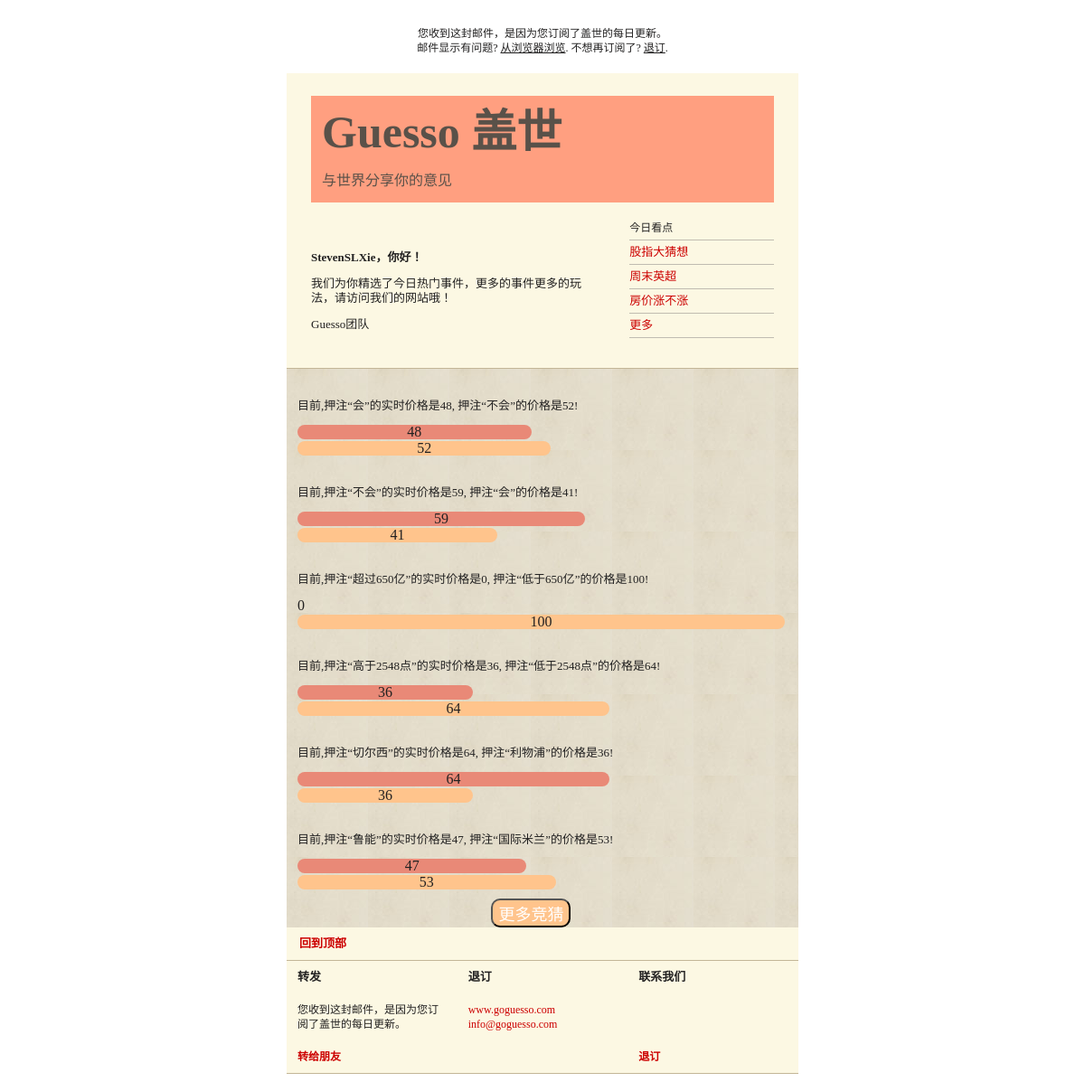
The app's page /email, older data.
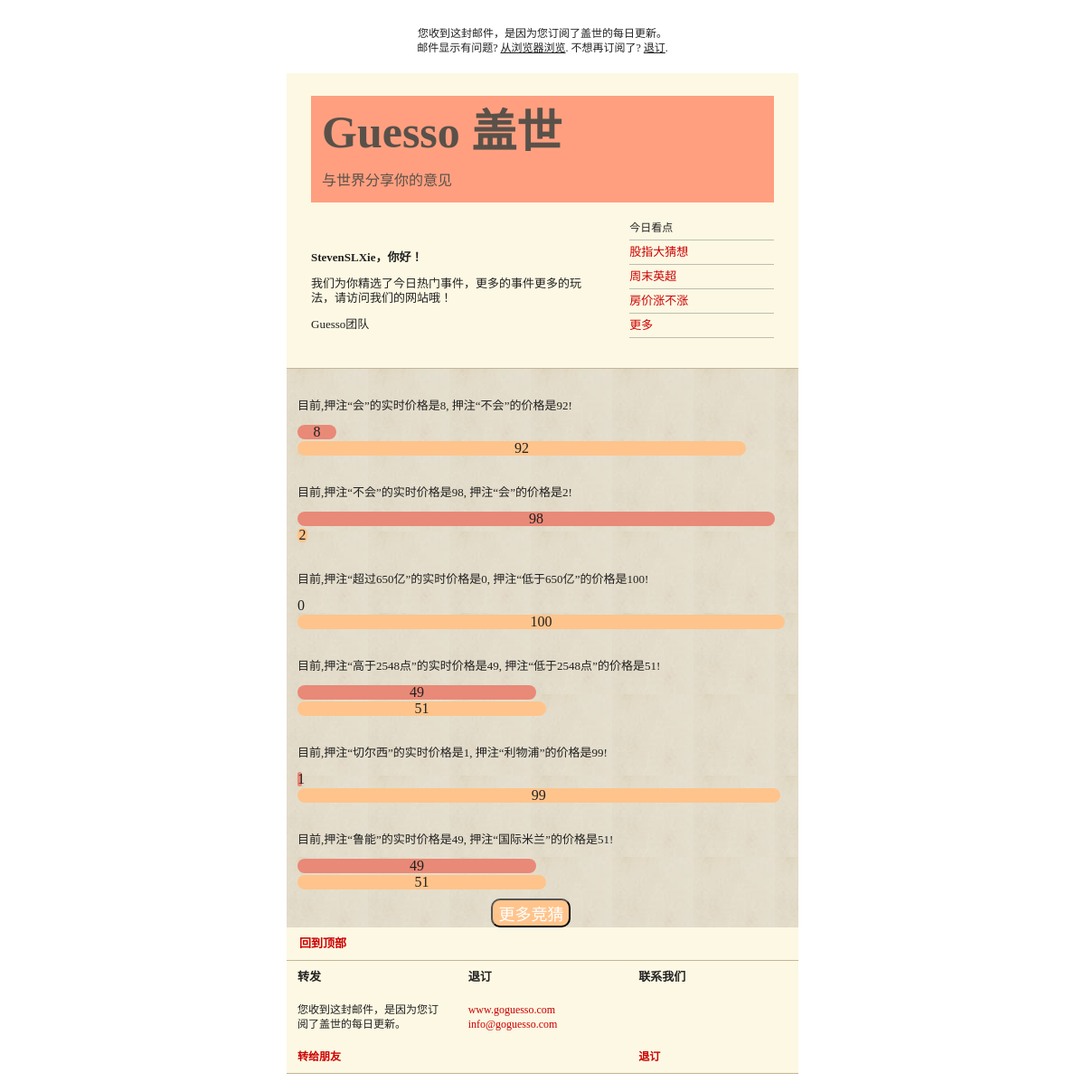
The same page, newer data.
### Guess/models.py (models this page shows, shortened)
class Game(models.Model):
	headline = models.TextField()
	begin = models.DateTimeField(auto_now_add=True)
	expire = models.DateTimeField()
	name_home = models.CharField(max_length=30)
	price_home = models.IntegerField(default=50)
	num_home = models.IntegerField(default=0)
	name_away = models.CharField(max_length=30)
	price_away = models.IntegerField(default=50)
	num_away = models.IntegerField(default=0)
	weight_home = models.IntegerField(default=0)
	weight_away = models.IntegerField(default=0)
	outcome = models.BooleanField(default=False)   # True means home wins and vice versa
	ended = models.BooleanField(default=False)
	event = models.IntegerField()
	is_primary = models.IntegerField(default=0)
	game_tag = models.ManyToManyField(GameTag)
	class Meta:
		ordering = ('expire',)

### Guess/views.py (the view)
# urls.py: url(r'^email$', 'Guess.views.email', name='email'),
def email(request):
	games = Game.objects.filter(ended=False, is_primary=True).order_by('-event')
	person = Person.objects.get(pk=1)
	return render(request, 'email2.html', {'person':person, 'games': games})

### Guess/templates/email2.html (shortened to what the changed rows need)
<!DOCTYPE html PUBLIC "-//W3C//DTD HTML 4.01//EN" "http://www.w3.org/TR/html4/strict.dtd">
<head>
</head>
<body style="background-color: rgba(255,255,255,1); color: #222121; font-family: 'Times New Roman', Times, serif; font-size: 13px; line-height: 16px; text-align: left;">
	<table cellspacing="0" border="0" align="center" cellpadding="1" width="100%">
		<tr>
			<td valign="top">
				<table class="main-body" cellspacing="0" border="0" align="center" style="background-color: rgba(255,255,255,1);  color: #222121; font-family: 'Times New Roman', Times, serif; font-size: 13px; line-height: 16px;" cellpadding="0" width="616">
						<tr>
							<td class="main-td" style="padding: 0 25px;">
								<table class="intro" cellspacing="15" border="0" style="background-color: rgba(252,248,227,1); border-bottom: 1px solid #c3b697;" cellpadding="0" width="100%">
									<tr>
										<td valign="top" style="padding: 10px 12px 0px;" colspan="2">
											<table class="banner" cellspacing="0" border="0" style="background:#FF9F80; color: #fcfbfa; font-family: 'Times New Roman', Times, serif;" cellpadding="0" width="100%">
												<tr>
													<td class="title" valign="top" style="padding: 0 12px 0;">
														<h1 style="padding: 0; color:#595149; font-family: 'Times New Roman', Times, serif; font-size: 50px; line-height: 60px; margin-top: 10px; margin-bottom: 0">Guesso 盖世</h1>
													</td>
												</tr>
											</table>
										</td>
									</tr>
								</table>
							</td>
						</tr>
						<tr>
							<td class="main-td" valign="top" style="padding: 0 25px;">
								<table class="main-content" cellspacing="0" border="0" style="background-color: rgba(252,248,227,1); background-image: url(images/bg-content.jpg); border-bottom: 1px solid #c3b697;  color: #222121; font-family: 'Times New Roman', Times, serif; font-size: 13px; line-height: 16px;" cellpadding="0" width="100%">
									{% for game in games %}
                                    <tr>
										<td class="content" align="left" valign="top" style="padding: 20px 15px 0 12px;">
											<p style="padding: 0; font-family: 'Times New Roman', Times, serif;">目前,押注“{{ game.name_home }}”的实时价格是{{ game.price_home }}, 押注“{{ game.name_away }}”的价格是{{ game.price_away }}!</p>
                                            <div class="progress">
                                                <div class="progress-bar" align="center" style="background: rgba(233, 137,119 , 1);border-radius:10px; font-size:16px; margin-bottom: 2px; width: {{ game.price_home }}%">{{ game.price_home }}</div>
                                                <div class="progress-bar" align="center" style="background: rgba(255,196,140,1);border-radius: 10px; font-size: 16px; width: {{ game.price_away }}%">{{ game.price_away }}</div>
                                            </div>
										</td>
									</tr>
                                    {% endfor %}
								</table>
							</td>
						</tr>
						</table>
					</td>
				</tr>
			</table>
</body>

Row changes from the older to the newer data that the page shows:
changed Game (number 1 of 6 on the later page): price_home "48" → "8"; price_away "52" → "92"
changed Game (number 2 of 6 on the later page): price_home "59" → "98"; price_away "41" → "2"
changed Game "高于2548点": price_home "36" → "49"; price_away "64" → "51"
changed Game "切尔西": price_home "64" → "1"; price_away "36" → "99"
changed Game "鲁能": price_home "47" → "49"; price_away "53" → "51"
